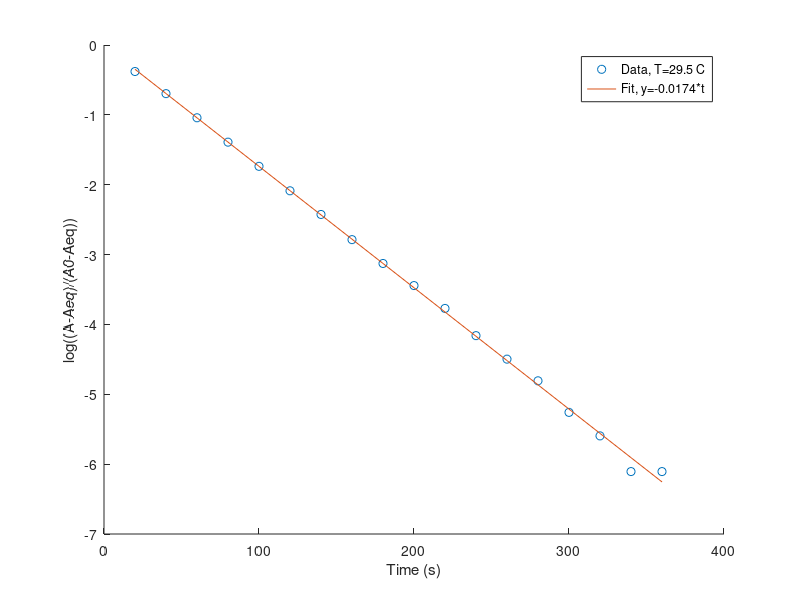
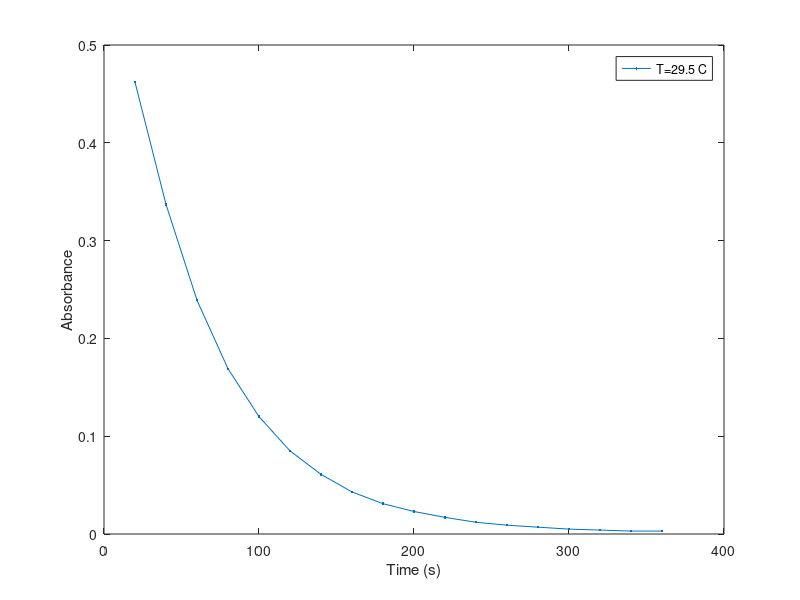
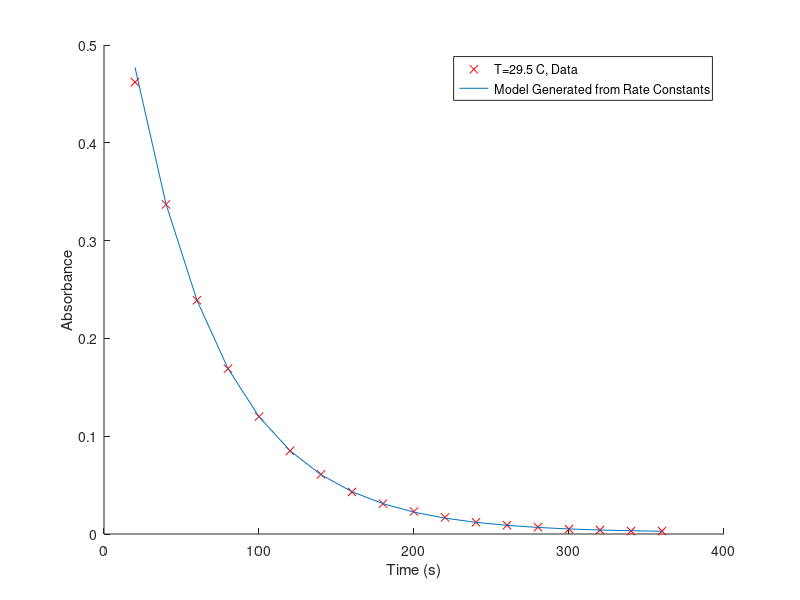
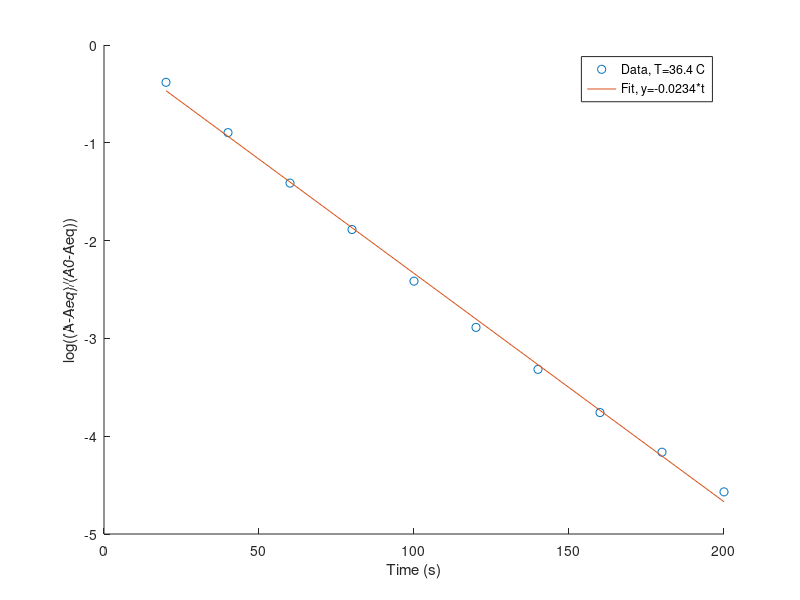

Recreate these plots in MATLAB, in order.
function kinetics

%data for setting A, T=29.5 C
time_A = 20:20:360;
abs_A = [0.462, 0.337, 0.239, 0.169, 0.120, 0.085, 0.061, 0.043, 0.031, 0.023, 0.017, 0.012, 0.009, 0.007, 0.005, 0.004, 0.003, 0.003];
[k1star_A, k2_A] = compute_all(time_A, abs_A, 0.5, 29.5);

%data for setting B, T=36.4 C
time_B = 20:20:320;
abs_B = [0.520, 0.308, 0.181, 0.110, 0.062, 0.036, 0.021, 0.011, 0.005, 0.001, 0.000, -0.004, -0.006, -0.007, -0.008, -0.008];
[k1star_B, k2_B] = compute_all(time_B(1:numel(time_B)-6), abs_B(1:numel(time_B)-6), 8, 36.4);

%data for setting C, T=48.5 C
time_C = 15:5:90;
abs_C = [0.001, 0.053, 0.111, 0.085, 0.060, 0.043, 0.032, 0.025, 0.021, 0.020, 0.018, 0.018, 0.018, 0.018, 0.018, 0.018];
[k1star_C, k2_C] = compute_all(time_C(3:numel(time_C)-5), abs_C(3:numel(time_C)-5), 0.2, 48.5);

%%Activation Energies
[E1, uncert_1, preexp1, exp_uncert1] = calc_Ea([k1star_A, k1star_B, k1star_C],[29.5, 36.4, 48.5]+273.15);
[E2, uncert_2, preexp2, exp_uncert2] = calc_Ea([k2_A, k2_B, k2_C],[29.5, 36.4, 48.5]+273.15);
Hrxn = E1-E2;

fprintf('-----------------------------------\n')
fprintf('Activation Energies (J/mol) \n')
fprintf('-----------------------------------\n')
fprintf('E1                       %4.4e \n', E1)
fprintf('Uncertainty              %4.4e \n', uncert_1)
fprintf('Pre-Exponential          %4.4e \n', preexp1)
fprintf('Uncertainty              %4.4e \n', exp_uncert1)
fprintf('-----------------------------------\n')
fprintf('E2                       %4.4e \n', E2)
fprintf('Uncertainty              %4.4e \n', uncert_2)
fprintf('Pre-Exponential          %4.4e \n', preexp2)
fprintf('Uncertainty              %4.4e \n', exp_uncert2)
fprintf('-----------------------------------\n')
fprintf('Heat of Reaction: %4.4e J/mol \n', Hrxn)

end

function concentration = conc_from_rate(k1,k2,c10,t)
    concentration = k2/(k1+k2)*c10 + k1/(k1+k2).*exp(-(k1+k2).*t).*c10;
end

function [k1star, k2] = compute_all(time, abs, c_factor, T)

[A0, Aeq, slope] = calc_A0(time, abs, c_factor, T);
[k1star, k2] = rxn_constants(slope, A0, Aeq);

%Uncertainty
[sigma_m, sigma_b] = linear_reg_uncertainty(time,log((abs-Aeq)/(A0-Aeq)),slope,0);

fprintf('------------------------------\n')
fprintf('Results for T=%.1f C \n',T)
fprintf('------------------------------\n')
fprintf('A0                     %.4f\n', A0)
fprintf('Aeq                    %.4f\n', Aeq)
fprintf('k1*                    %4.4e\n', k1star)
fprintf('k2                     %4.4e\n', k2)
fprintf('Uncertainty, slope     %4.4e\n', sigma_m)
fprintf('Uncertainty, intercept %4.4e\n', sigma_b)

figure
plot(time, abs, '.-')
xlabel('Time (s)')
ylabel('Absorbance')
legend(sprintf('T=%.1f C',T))

% Plot to validate the kinetic model
conc = conc_from_rate(k1star,k2,A0,time);

figure
hold on
plot(time,abs,'rx')
plot(time,conc)
xlabel('Time (s)')
ylabel('Absorbance')
legend(sprintf('T=%.1f C, Data',T),'Model Generated from Rate Constants')

end

function [A0, Aeq, slope] = calc_A0(time, A, c, T)

Aeq = A(end) - c*A(end); %Estimate equilibrium absorbance value

tol = 0.0001;
error = 1;
count = 0;

A0_guess = max(A); %Guess initial A0

while error > tol
    log_A = log((A-Aeq)/(A0_guess-Aeq));
    p = polyfit(time, log_A, 1);
    A0_guess = A0_guess + p(2);
    error = abs(p(2));
    count = count+1;
    if count > 100
        disp('Took too many iterations to find A0, check inputs')
        break
    end
end

A0 = A0_guess;
slope = p(1);

figure
hold on
plot(time, log_A, 'o')
plot(time, p(1).*time + p(2))
xlabel('Time (s)')
ylabel('log((A-Aeq)/(A0-Aeq))')
legend(sprintf('Data, T=%.1f C',T), sprintf('Fit, y=%.4f*t',slope))

end

function [k1_star, k2] = rxn_constants(slope, A0, Aeq)
%Calculate rate constants
C = (A0 - Aeq)/Aeq;
k2 = -slope/(1+C);
k1_star = -slope-k2;
end

function [Ea, uncert, preexp, exp_uncert] = calc_Ea(k, T)
%Temp must be in Kelvin

x = 1./(8.314*T);
y = log(abs(k));

p = polyfit(x, y, 1);
Ea = -p(1);
preexp = exp(p(2));

figure
plot(x,y,'o',x,p(1)*x+p(2),'-')
xlabel('1/RT')
ylabel('ln(|k|)')
legend('Data',sprintf('Fit, y=%.1fx+%.1f',p(1),p(2)))

[uncert, exp_uncert] = linear_reg_uncertainty(x, y, p(1), p(2));

exp_uncert = abs(preexp*exp_uncert);

end

function [sigma_m, sigma_b] = linear_reg_uncertainty(x_arr,y_arr,m,b)
% Outputs the uncertainty in the m and b constants of y = mx + b
% x_arr, and y_arr are the the arrays of x and y experimental values
% m and b are constants from the linear interpolation

N = numel(x_arr);

x_sq = x_arr.^2;

delta = N .* sum(x_sq) - sum(x_arr).^2;

% Uncertainty in the measurements of y
sigma_y = sqrt(1/(N-2) .* sum((y_arr - b - m.*x_arr).^2));

% Uncertainty in b (y = mx + b)
sigma_b = sigma_y .* sqrt(sum(x_sq)./delta);

% Uncertainty in m (y = mx+b)
sigma_m = sigma_y .* sqrt(N./delta);

end
